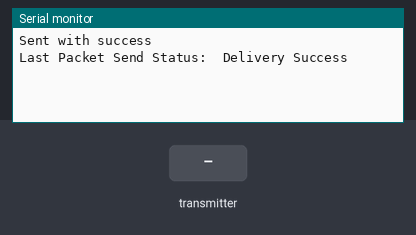
This sketch was run on a simulated ESP32. On the bench: the last lines printed to the serial monitor. Inputs (shaded band) come from the test bench. Random numbers use the default seed unless the sketch sets one.

Above: at 1.2 s.
1.3 s: the transmitter starts sending a = 0
At 1.66 s:
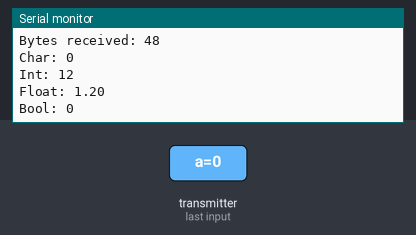
2.8 s: the transmitter starts sending b = 0
4.3 s: the transmitter starts sending c = 0
5.8 s: the transmitter starts sending d = 1
At 6.66 s:
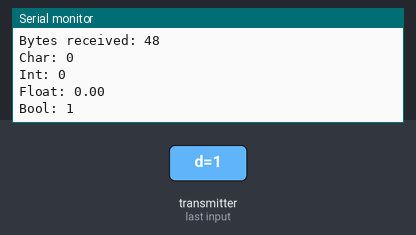
7.3 s: the transmitter starts sending a = 1
8.8 s: the transmitter starts sending b = 1024
Timing chart, 0 to 11.3 s (numbered marks = the images above; inputs shaded):
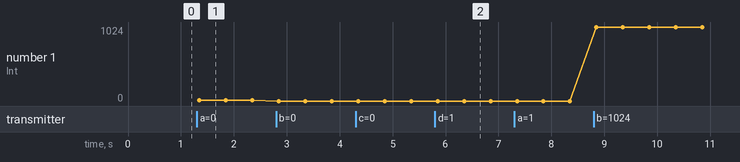

Measured:
- after the input at 1.3 s, the serial monitor: prints a new line after 0.05 s (image 1)
- after the input at 5.8 s, the serial monitor: prints a new line after 0.05 s (image 2)
- plotted number 1: 0 → 1024 after the input at 8.8 s

The sketch:

station2.ino
```cpp
#include <esp_now.h>
#include <WiFi.h>

//const int buttonPin = 2;

// REPLACE WITH YOUR RECEIVER MAC Address
uint8_t broadcastAddress[] = {0x3C, 0x61, 0x05, 0x13, 0xF5, 0xB8};

// Structure example to send data
// Must match the receiver structure
typedef struct struct_message {
  char a[32];
  int b;
  float c;
  bool d;
  int e;
} struct_message;

// Create a struct_message called myData
struct_message myData;


// callback when data is sent
void OnDataSent(const uint8_t *mac_addr, esp_now_send_status_t status) {
  Serial.print("\r\nLast Packet Send Status:\t");
  Serial.println(status == ESP_NOW_SEND_SUCCESS ? "Delivery Success" : "Delivery Fail");
}

void OnDataRecv(const uint8_t * mac, const uint8_t *incomingData, int len) {
  memcpy(&myData, incomingData, sizeof(myData));

  Serial.print("Bytes received: ");
  Serial.println(len);
  Serial.print("Char: ");
  Serial.println(myData.a);
  Serial.print("Int: ");
  Serial.println(myData.b);
  Serial.print("Float: ");
  Serial.println(myData.c);
  Serial.print("Bool: ");
  Serial.println(myData.d);
  Serial.println();
}

void setup() {
  // Init Serial Monitor
  Serial.begin(115200);

  // Set device as a Wi-Fi Station
  WiFi.mode(WIFI_STA);

  //pinMode(buttonPin, INPUT);

  // Init ESP-NOW
  if (esp_now_init() != ESP_OK) {
    Serial.println("Error initializing ESP-NOW");
    return;
  }

  // Once ESPNow is successfully Init, we will register for Send CB to
  // get the status of Trasnmitted packet
  esp_now_register_recv_cb(OnDataRecv);
  esp_now_register_send_cb(OnDataSent);

  // Register peer
  esp_now_peer_info_t peerInfo;
  memcpy(peerInfo.peer_addr, broadcastAddress, 6);
  peerInfo.channel = 0;
  peerInfo.encrypt = false;

  // Add peer
  if (esp_now_add_peer(&peerInfo) != ESP_OK){
    Serial.println("Failed to add peer");
    return;
  }
}

void loop() {
  // Set values to send
  myData.b = random(1,20); //ignore
  myData.c = 1.2; //ignore
  //myData.d = digitalRead(buttonPin);
  //myData.d = true;

  if (myData.d == false){
    strcpy(myData.a, "THIS IS A CHAR");
  }
  else {
    strcpy(myData.a, "IT WORKS");
  }

  if (myData.e != 244){
    strcpy(myData.a, "STATION 1 Disconnected");
    myData.e == 245;
    strcpy(myData.a, "245 sent to STATION 3");
  }


  // Send message via ESP-NOW
  esp_err_t result = esp_now_send(broadcastAddress, (uint8_t *) &myData, sizeof(myData));

  if (result == ESP_OK) {
    Serial.println("Sent with success");
  }
  else {
    Serial.println("Error sending the data");
  }
  delay(2000);
}
```
